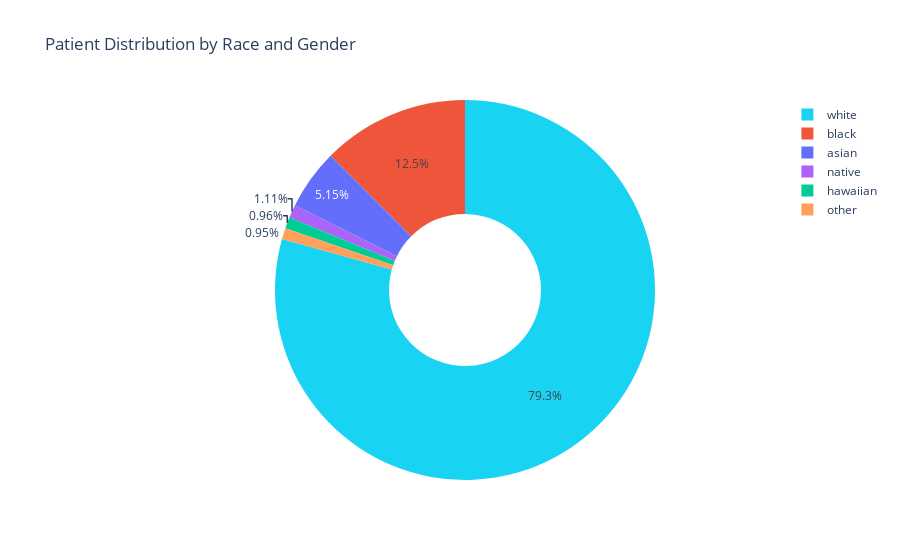

Notebook source saved alongside this figure:
### Markdown cell above
### Pie Chart of Patients Across Race & Gender

### Code cell
# Group data by Race & Gender
race_gender_counts = patients_with_gender.groupby(["RACE", "GENDER"]).size().reset_index(name="count")

# Pie chart
fig = px.pie(race_gender_counts, values="count", names="RACE", color="RACE",
             title="Patient Distribution by Race and Gender", hole=0.4)
fig.show()

### Figure 1 — Plotly figure (JSON) as saved in the notebook; plotly's stock layout.template omitted (floating-point values rounded to 4 significant figures)
{"data": [{"customdata": [["asian"], ["asian"], ["black"], ["black"], ["hawaiian"], ["hawaiian"], ["native"], ["native"], ["other"], ["other"], ["white"], ["white"]], "domain": {"x": [0, 1], "y": [0, 1]}, "hole": 0.4, "hovertemplate": "RACE=%{customdata[0]}<br>count=%{value}<extra></extra>", "labels": ["asian", "asian", "black", "black", "hawaiian", "hawaiian", "native", "native", "other", "other", "white", "white"], "legendgroup": "", "marker": {"colors": ["#636efa", "#636efa", "#EF553B", "#EF553B", "#00cc96", "#00cc96", "#ab63fa", "#ab63fa", "#FFA15A", "#FFA15A", "#19d3f3", "#19d3f3"]}, "name": "", "showlegend": true, "type": "pie", "values": [268, 247, 628, 623, 52, 44, 47, 64, 48, 47, 4047, 3885]}], "layout": {"legend": {"tracegroupgap": 0}, "title": {"text": "Patient Distribution by Race and Gender"}}}
